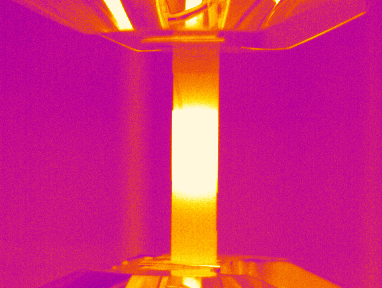
#> input picture Data/Low_resolution/CFRP_60_low/Record_2025-11-11_10-42-17.tiff, 382 x 288 px
$ python extract_img.py
#> lines starting #> are read from the running program, lines starting #| are printed output that depends on the picture; after the words box and inside, x2 and y2 are one past the last pixel; in counts of white or black regions, pixels touching at a corner belong together
import cv2
import numpy as np
from PIL import Image

img = np.array(Image.open("./Data/Low_resolution/CFRP_60_low/Record_2025-11-11_10-42-17.tiff"))
#> img is the input picture: shape (288, 382, 3); mean R, G, B 208.4, 43.4, 119.2
gray = cv2.cvtColor(img, cv2.COLOR_RGB2GRAY)
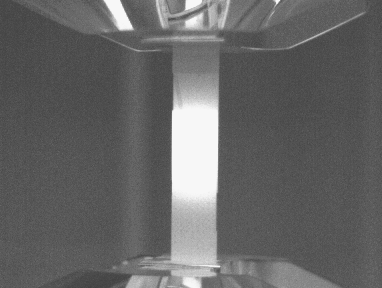
#> gray: shape (288, 382); min 64, max 247, mean 101.5

# Option A: Otsu threshold
_, mask = cv2.threshold(gray, 0, 255, cv2.THRESH_BINARY + cv2.THRESH_OTSU)
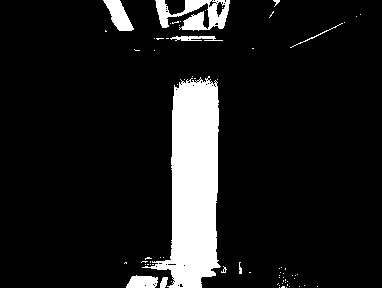
#> mask: shape (288, 382); 10.9% white; 71 white regions (62 under 20 px), largest, box (x1, y1, x2, y2) and area: (142, 76, 221, 288) 9345, (155, 0, 230, 31) 1272, (103, 0, 134, 31) 513

# Option B: percentile threshold (good for IR)
thresh_val = np.percentile(gray, 95)
#> thresh_val = 210
mask = (gray >= thresh_val).astype(np.uint8) * 255
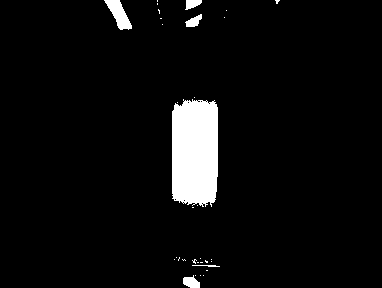
#> mask: shape (288, 382); 5% white; 33 white regions (27 under 20 px), largest, box (x1, y1, x2, y2) and area: (172, 99, 218, 207) 4596, (104, 0, 132, 30) 412, (183, 275, 200, 288) 152, (185, 14, 202, 27) 126, (185, 0, 202, 10) 115, (192, 265, 220, 267) 36

# Morphological cleanup (optional)
kernel = np.ones((5,5), np.uint8)
mask = cv2.morphologyEx(mask, cv2.MORPH_CLOSE, kernel)
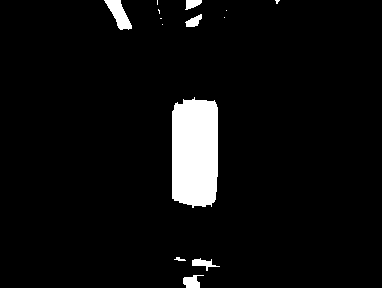
#> mask: shape (288, 382); 5.2% white; 14 white regions (7 under 20 px), largest, box (x1, y1, x2, y2) and area: (172, 97, 218, 208) 4689, (104, 0, 132, 30) 414, (183, 275, 204, 288) 177
